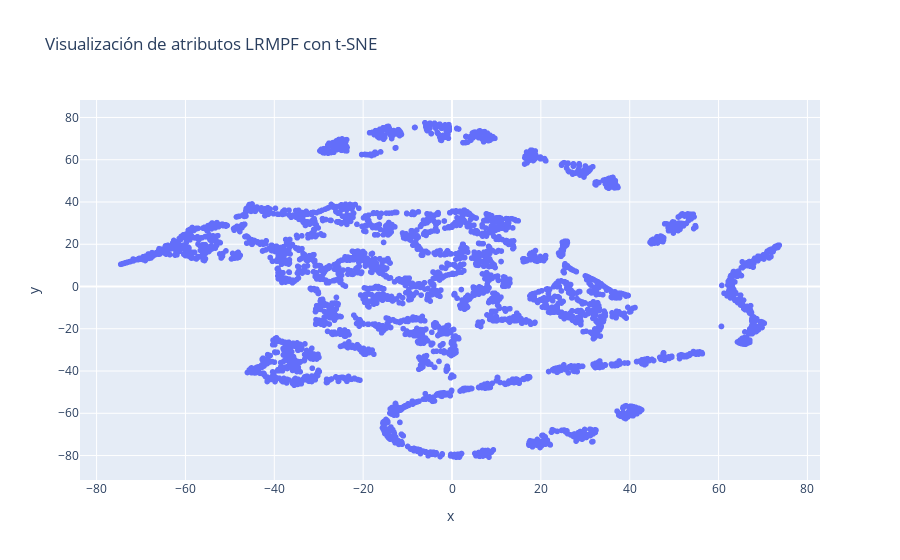

Source (notebook cell):
### Code cell
fig = px.scatter(
    df_LRMPF, x=X_tsne[:,0], y=X_tsne[:,1], title='Visualización de atributos LRMPF con t-SNE',
    hover_name='Customer ID', hover_data=['Length','Recency','Frequency','Monetary','Periodicity']
)

fig.show()

### Figure 1 — Plotly figure (JSON) as saved in the notebook; plotly's stock layout.template omitted (floating-point values rounded to 4 significant figures; data arrays with more than 128 entries replaced by an {"elided": "..."} marker saying what was removed)
{"data": [{"customdata": {"elided": "4314x5 float values"}, "hovertemplate": "<b>%{hovertext}</b><br><br>x=%{x}<br>y=%{y}<br>Length=%{customdata[0]}<br>Recency=%{customdata[1]}<br>Frequency=%{customdata[2]}<br>Monetary=%{customdata[3]}<br>Periodicity=%{customdata[4]}<extra></extra>", "hovertext": {"elided": "4314 int values"}, "legendgroup": "", "marker": {"color": "#636efa", "symbol": "circle"}, "mode": "markers", "name": "", "showlegend": false, "type": "scattergl", "x": {"elided": "4314 float values"}, "xaxis": "x", "y": {"elided": "4314 float values"}, "yaxis": "y"}], "layout": {"legend": {"tracegroupgap": 0}, "title": {"text": "Visualización de atributos LRMPF con t-SNE"}, "xaxis": {"anchor": "y", "domain": [0, 1], "title": {"text": "x"}}, "yaxis": {"anchor": "x", "domain": [0, 1], "title": {"text": "y"}}}}
